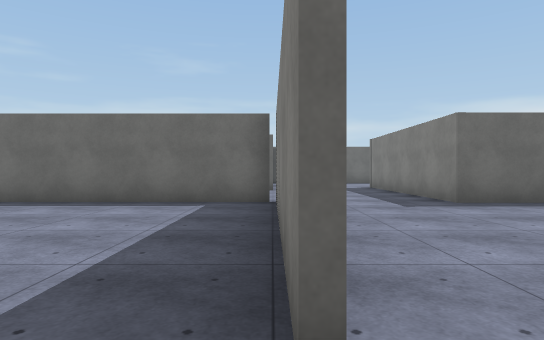
[1] (above)

22 first-person views from a walk through a 3-D level made in the Unity game engine. The camera is 1.2 m above the floor, looks level and sees 75° across. The floor is counted in squares, 2 m on a side. Each view is taken from the middle of a square. On the plan, view 1 faces up. The plan holds only what a view shows up to about 10 squares ahead; the rest is blank. The place goes on beyond the plan. The player character is not drawn. Surface patterns are stand-ins for the level's own textures.

[2]
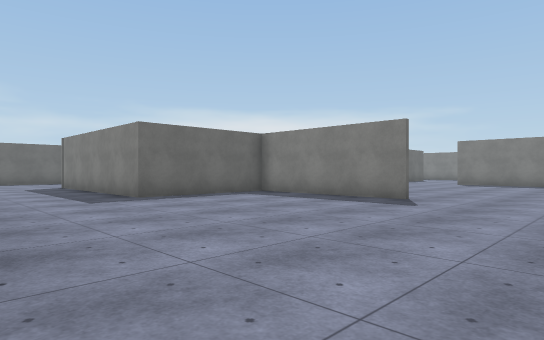

[3]
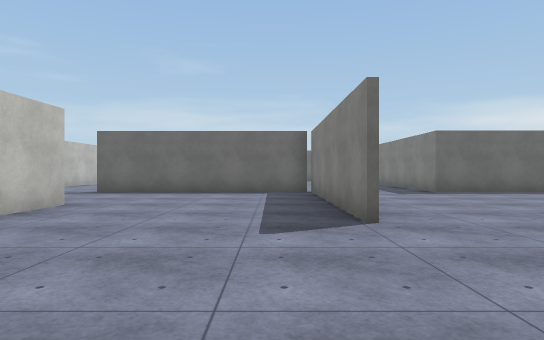

[4]
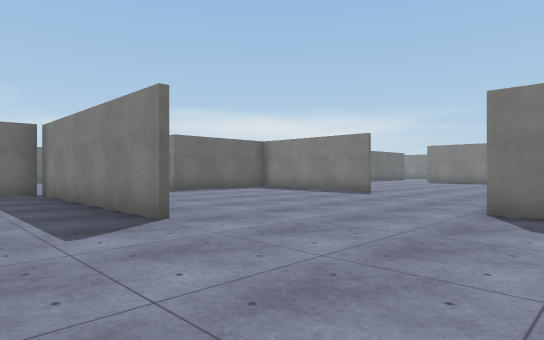

[5]
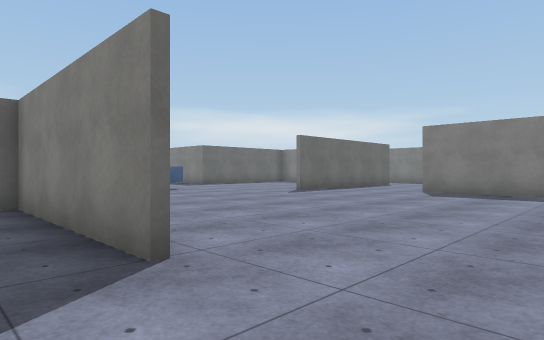

[6]
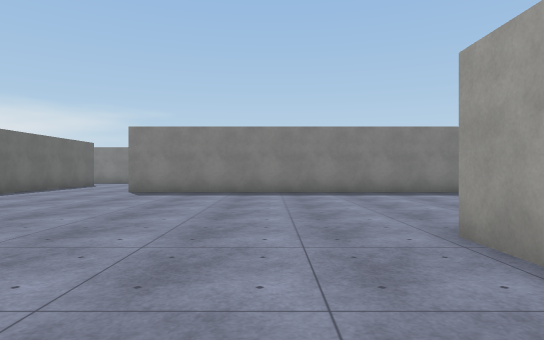

[7]
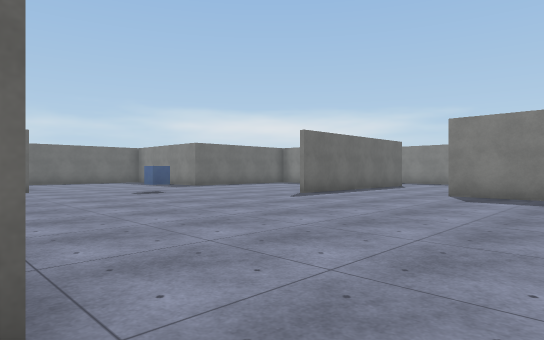

[8]
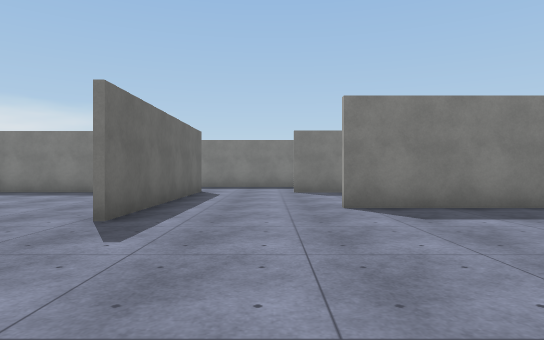

[9]
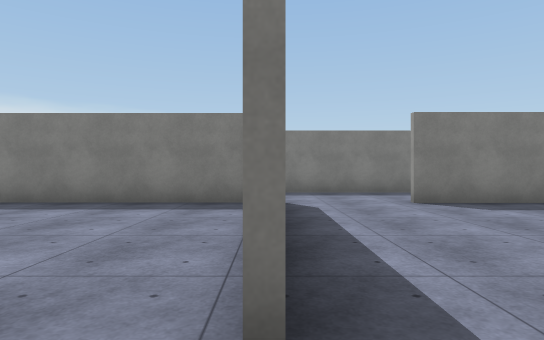

[10]
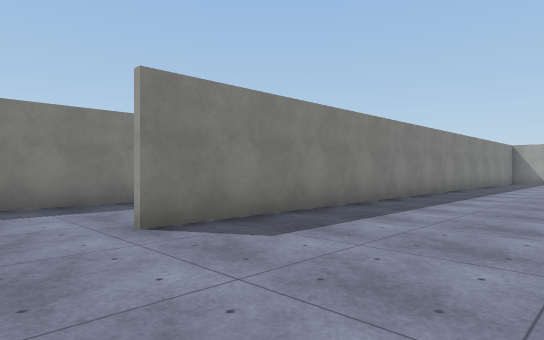

[11]
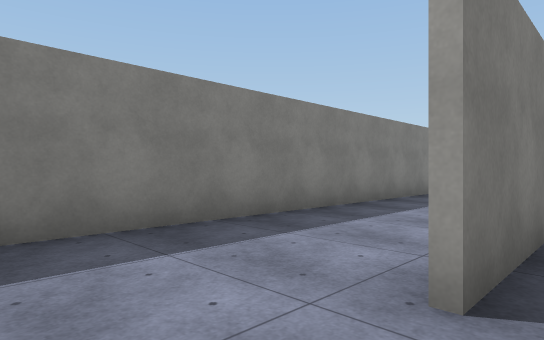

[12]
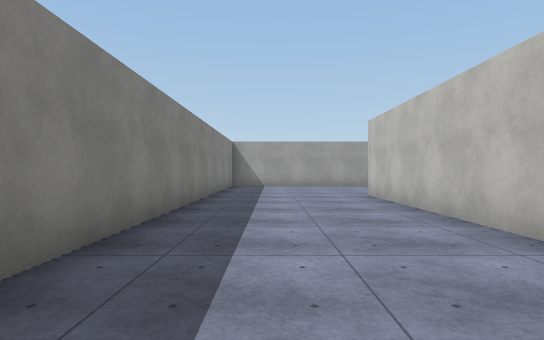

[13]
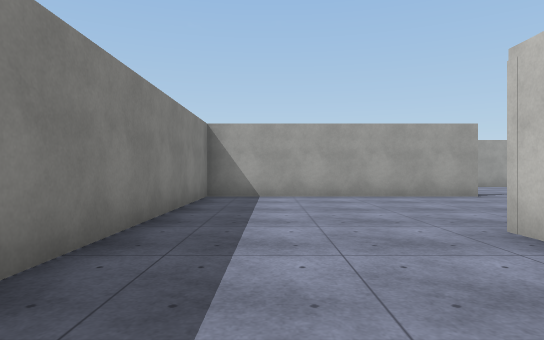

[14]
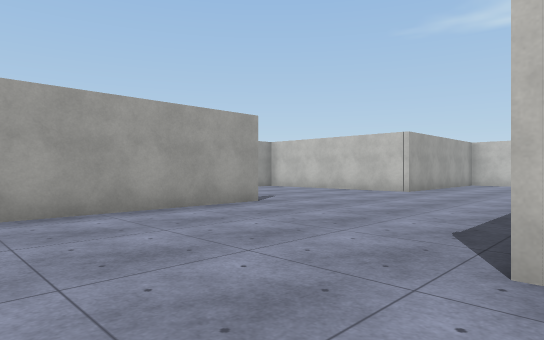

[15]
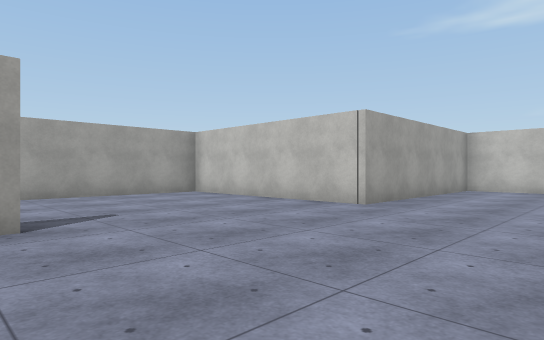

[16]
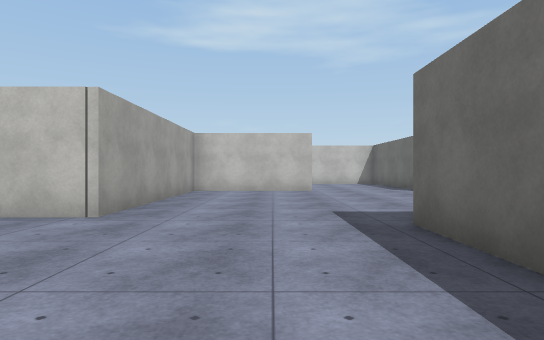

[17]
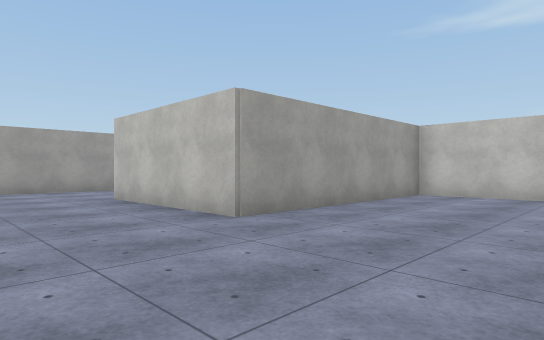

[18]
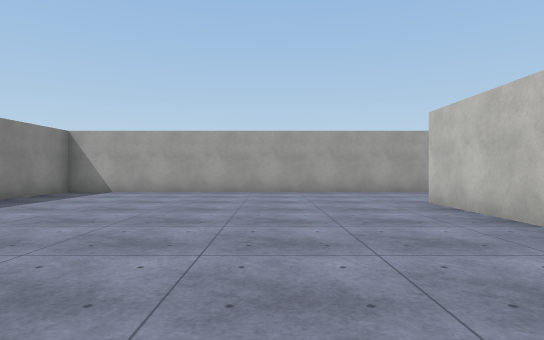

[19]
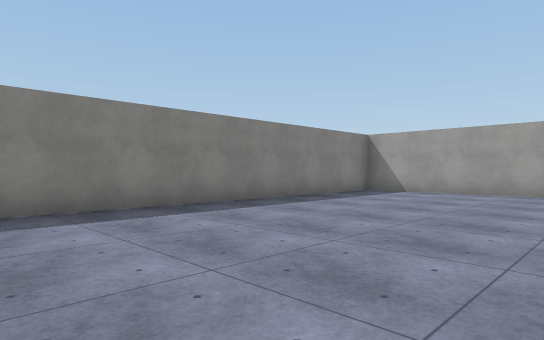

[20]
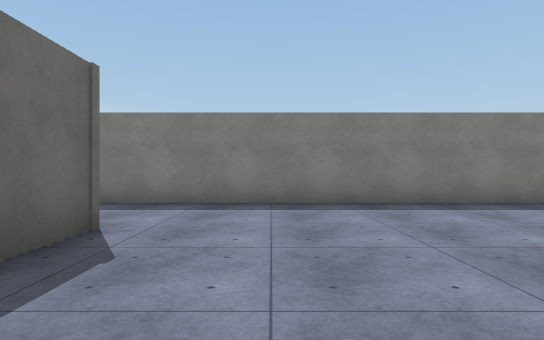

[21]
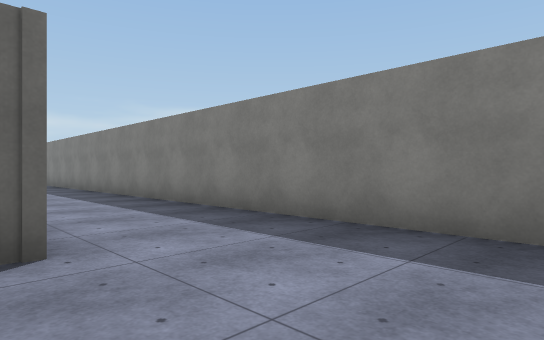

[22]
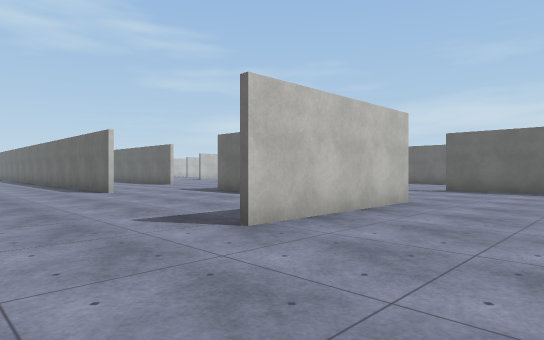

### Floor plan
Points are (right, up) in squares from view 1. A wall is a line through its corners. A room is listed if a view was taken in it or the views show most of it. See-through windows are left out.
Room 1 (views 1, 2, 3, 4, 5, 6, 7, 8, 9, 10, 11)
walls: (3.4, -2.4) (3.4, -1.6); (0.1, 1) (0.1, 6.6) (-5.8, 6.6); (7.1, 2.1) (7.1, 6.6) (3.4, 6.6); (8.1, -1.7) (9.2, -1.7); (3.4, 6.4) (3.4, 10); (-4.6, 3.1) (-4.6, 1.6); (15.6, -5.1) (15.6, 3.9); (19.5, 3.5) (19.5, 4.5); (19.5, 7.5) (19.5, 11.5); (19.9, 7) (14.1, 7)
ways out: opening at (3, -6.5) to room 2; opening at (8, -18.5) to room 2; opening at (17.5, 4) to room 2; opening at (19, 5.5) to room 2
objects: other object (12, 10)
Room 2 (views 12, 13, 14, 15, 16, 17, 18, 19, 20, 21, 22)
walls: (13.2, -12.1) (19.5, -12.1) (19.5, 3.5); (15.6, -12.2) (13.6, -12.2); (11, -7.4) (9, -7.4); (19.6, -12.2) (18.2, -12.2); (7.6, -19.5) (6.4, -19.5); (2.9, -9.4) (2.9, -11.2) (8.5, -11.2) (8.5, -16.5) (14.1, -16.5) (14.1, -20.5); (15.7, -1.9) (15.7, -7.5); (12.8, -23.6) (22.5, -23.6) (22.5, 6.6)
ways out: opening at (3, -6.5) to room 1; opening at (8, -18.5) to room 1; opening at (17.5, 4) to room 1; opening at (19, 5.5) to room 1

Where each view was taken, in squares from view 1:
view 1: 0 up, 0 right, facing up
view 2: 1 down, 0 right, facing up-right
view 3: 3 down, 1 left, facing up
view 4: 3 down, 2 left, facing up-right
view 5: 0 up, 6 right, facing up-right
view 6: 0 up, 6 right, facing right
view 7: 1 up, 7 right, facing up-right
view 8: 5 up, 10 right, facing right
view 9: 7 up, 13 right, facing right
view 10: 6 up, 16 right, facing down-right
view 11: 6 up, 19 right, facing down-right
view 12: 1 up, 18 right, facing down
view 13: 4 down, 18 right, facing down
view 14: 7 down, 18 right, facing down-left
view 15: 8 down, 14 right, facing down-left
view 16: 9 down, 13 right, facing left
view 17: 13 down, 17 right, facing down-left
view 18: 14 down, 17 right, facing down
view 19: 14 down, 17 right, facing down-right
view 20: 14 down, 16 right, facing right
view 21: 15 down, 19 right, facing up-right
view 22: 23 down, 17 right, facing up-left
